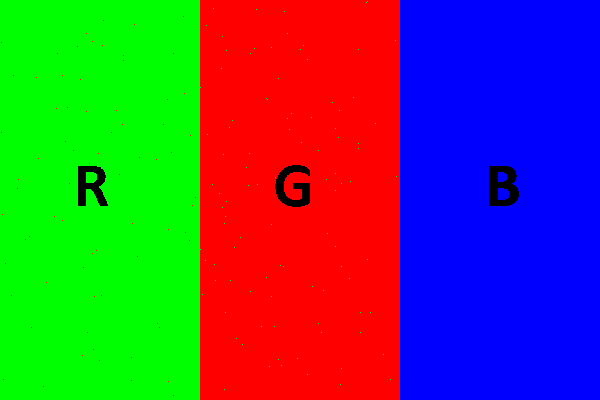
#> input picture Reto8/image.bmp, 600 x 400 px
$ python fixer.py image.bmp
#> lines starting #> are read from the running program, lines starting #| are printed output that depends on the picture
from PIL import Image
import sys
import os

# TODO: El script está roto, necesito ayuda para arreglarlo!


image_path = sys.argv[1]
pic = Image.open(image_path)
#> pic is the input picture: PIL image 600x400 RGB; mean R, G, B 84.1, 84.2, 84.1

width, height = pic.size
#> width = 600; height = 400

for x in range(width):
        for y in range(height):
                current_color = pic.getpixel((x, y))
                if current_color[0] == 255: # GREEN
                        pic.putpixel((x,y), (0,255,0))
                if current_color[1] == 255: # RED
                        pic.putpixel((x,y), (255,0,0))
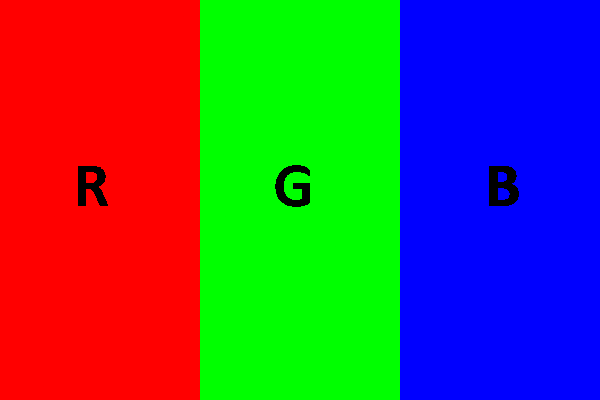
#> pic: PIL image 600x400 RGB; mean R, G, B 84.2, 84.2, 84.1

pic.save(sys.argv[1] + ".arreglado.bmp")
